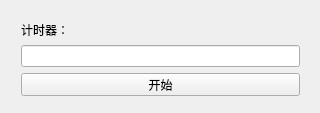
<?xml version="1.0" encoding="UTF-8"?>
<ui version="4.0">
 <class>udpSrv</class>
 <widget class="QWidget" name="udpSrv">
  <property name="geometry">
   <rect>
    <x>0</x>
    <y>0</y>
    <width>320</width>
    <height>113</height>
   </rect>
  </property>
  <property name="windowTitle">
   <string>udpSrv</string>
  </property>
  <widget class="QWidget" name="verticalLayoutWidget">
   <property name="geometry">
    <rect>
     <x>10</x>
     <y>10</y>
     <width>301</width>
     <height>97</height>
    </rect>
   </property>
   <layout class="QVBoxLayout" name="verticalLayout">
    <item>
     <widget class="QLabel" name="label">
      <property name="text">
       <string>计时器：</string>
      </property>
     </widget>
    </item>
    <item>
     <widget class="QLineEdit" name="lineEdit"/>
    </item>
    <item>
     <widget class="QPushButton" name="pushButton">
      <property name="text">
       <string>开始</string>
      </property>
     </widget>
    </item>
   </layout>
  </widget>
 </widget>
 <layoutdefault spacing="6" margin="11"/>
 <resources/>
 <connections/>
</ui>
